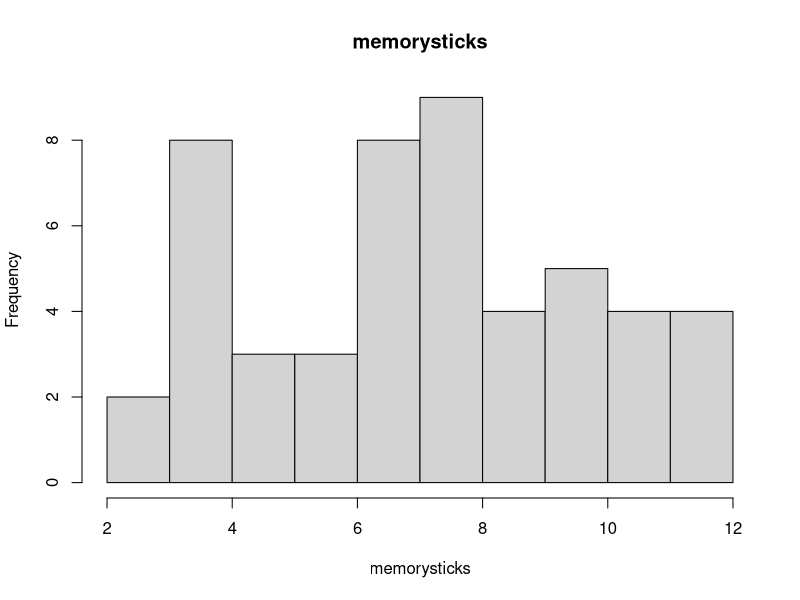

R code for this plot:
## ---- chunk 1
knitr::opts_chunk$set(echo = TRUE)
## ---- chunk 2
a <- 2
b <- 12
c <- 10
g <- 1/(b-a)
#the memory sticks scrapped when it longer then 10mm
Pscrapped <- g*(b-c)
Pscrapped
## ---- chunk 3
memorysticks <- runif(50,min=2, max=12)
memorysticks
hist(memorysticks, main="memorysticks")
## ---- chunk 4
mean <- mean(memorysticks)
mean
variance <- var(memorysticks)
variance
## ---- chunk 5
z <- 0.0125
x <- 0.15
v <- 3
m <- 6
PGreaterthen3 <- (z*(m^2)+x*m)-(z*(v^2)+x*v)
PGreaterthen3

## ---- chunk 6
p <- 0.025
l <- 0.075
k <- 2
o <- 6
EX <- (1/3*p*o^3+l*o^2)-(1/3*p*k^3+l*k^2) 
EX

